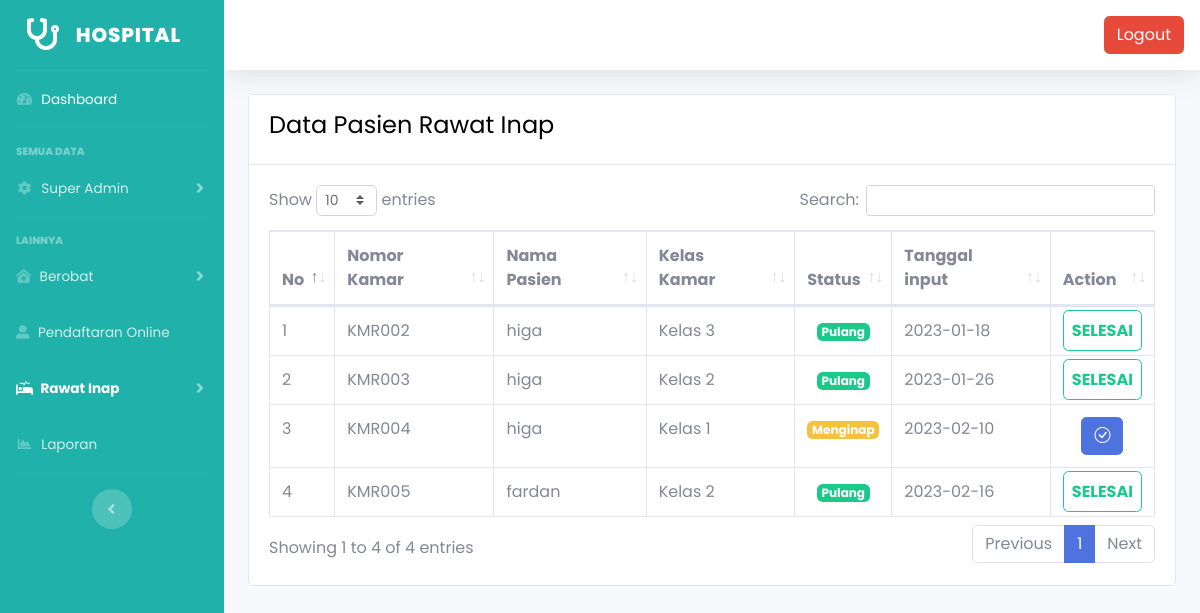
The app's page /data-kamar.php (signed in) with its own data.
### tables this page shows
CREATE TABLE `kamar` (
  `id_kamar` int(11) NOT NULL,
  `kode_kamar` varchar(200) NOT NULL,
  `nama` varchar(200) NOT NULL,
  `kelas` int(11) NOT NULL,
  `harga` varchar(200) NOT NULL,
  `jumlah_kamar` varchar(200) NOT NULL,
  `tanggal` date NOT NULL,
  `status` varchar(200) NOT NULL
);

CREATE TABLE `rawat_inap` (
  `id_ri` int(20) NOT NULL,
  `kelas_kamar` varchar(200) NOT NULL,
  `harga_kamar` varchar(200) NOT NULL,
  `stok` varchar(200) NOT NULL
);

### data-kamar.php (the view, shortened to what this page needs)
<?php
include('navbar.php');
?>
<div class="container-fluid">
    <div class="card" style="background-color: white;">
        <div class="card-header py-3" style="background-color: white;">
            <h4 class="text-black">Data Pasien Rawat Inap</h4>
        </div>
        <div class="card-body">
            <div class="table-responsive">
                <table class="table align-middle table-bordered" id="dataTable" width="100%" cellspacing="0">
                    <thead>
                        <tr>
                            <th>No</th>
                            <th>Nomor Kamar</th>
                            <th>Nama Pasien</th>
                            <th>Kelas Kamar</th>
                            <th>Status</th>
                            <th>Tanggal input</th>
                            <th>Action</th>
                        </tr>
                    </thead>
                    <tbody>
                        <?php
                        $query = "SELECT * FROM kamar JOIN rawat_inap ON (rawat_inap.id_ri = kamar.kelas)";
                        $sql = mysqli_query($conn, $query);
                        $no = 1;
                        ?>
                        <?php while ($result = mysqli_fetch_assoc($sql)) {
                        ?>
                            <tr>
                                <td><?= $no++; ?></td>
                                <td><?= $result['kode_kamar']; ?></td>
                                <td><?= $result['nama']; ?></td>
                                <td><?= $result['kelas_kamar']; ?></td>
                                <?php if ($result['status'] == 'pending') { ?>
                                    <td class="text-center">
                                        <span class="badge bg-warning">Menginap</span>
                                    <?php } ?>
                                    <?php if ($result['status'] == 'selesai') { ?>
                                    <td class="text-center">
                                        <span class="badge bg-success">Pulang</span>
                                    <?php } ?>
                                    <td><?= $result['tanggal']; ?></td>
                                    <?php if ($result['status'] == 'pending') { ?>
                                        <td class="text-center">
                                            <a href="proses.php?hapus=<?php echo $no; ?>" type="button" data-bs-toggle="modal" data-bs-target="#modalEdit<?= $no ?>" class="btn btn-primary" style=""><i class="bi bi-check-circle"></i></a>
                                        <?php } ?>
                                        <?php if ($result['status'] == 'selesai') { ?>
                                        <td class="text-center">
                                            <span class="border border-1 border-success rounded p-2 text-success fw-bold text-uppercase"></i> Selesai</span>
                                        <?php } ?>
                                        </td>
                            </tr>
                        <?php } ?>
                    </tbody>
                </table>
            </div>
        </div>
    </div>
</div>
</div>
</body>
</html>

### records on screen
kamar: kode_kamar "KMR002", nama "higa", kelas.kelas_kamar "Kelas 3", status "Pulang", tanggal "2023-01-18"
kamar: kode_kamar "KMR003", nama "higa", kelas.kelas_kamar "Kelas 2", status "Pulang", tanggal "2023-01-26"
kamar: kode_kamar "KMR004", nama "higa", kelas.kelas_kamar "Kelas 1", status "Menginap", tanggal "2023-02-10"
kamar: kode_kamar "KMR005", nama "fardan", kelas.kelas_kamar "Kelas 2", status "Pulang", tanggal "2023-02-16"
